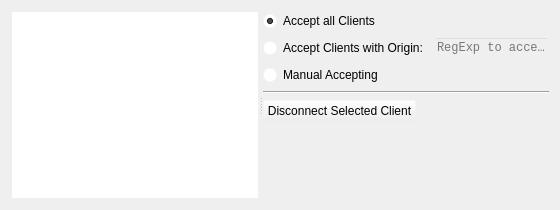
<?xml version="1.0" encoding="UTF-8"?>
<ui version="4.0">
 <class>ServerTab</class>
 <widget class="QWidget" name="ServerTab">
  <property name="geometry">
   <rect>
    <x>0</x>
    <y>0</y>
    <width>560</width>
    <height>210</height>
   </rect>
  </property>
  <property name="windowIcon">
   <iconset resource="qwstester_res.qrc">
    <normaloff>:/icons/server.ico</normaloff>:/icons/server.ico</iconset>
  </property>
  <layout class="QVBoxLayout" name="verticalLayout_2">
   <item>
    <widget class="QSplitter" name="splitter">
     <property name="palette">
      <palette>
       <active>
        <colorrole role="Window">
         <brush brushstyle="SolidPattern">
          <color alpha="0">
           <red>255</red>
           <green>255</green>
           <blue>255</blue>
          </color>
         </brush>
        </colorrole>
       </active>
       <inactive>
        <colorrole role="Window">
         <brush brushstyle="SolidPattern">
          <color alpha="0">
           <red>255</red>
           <green>255</green>
           <blue>255</blue>
          </color>
         </brush>
        </colorrole>
       </inactive>
       <disabled>
        <colorrole role="Window">
         <brush brushstyle="SolidPattern">
          <color alpha="0">
           <red>255</red>
           <green>255</green>
           <blue>255</blue>
          </color>
         </brush>
        </colorrole>
       </disabled>
      </palette>
     </property>
     <property name="autoFillBackground">
      <bool>true</bool>
     </property>
     <property name="orientation">
      <enum>Qt::Horizontal</enum>
     </property>
     <widget class="QListWidget" name="listWidget"/>
     <widget class="QWidget" name="layoutWidget">
      <layout class="QVBoxLayout" name="verticalLayout">
       <item>
        <widget class="QRadioButton" name="radioButton">
         <property name="text">
          <string>Accept all Clients</string>
         </property>
         <property name="checked">
          <bool>true</bool>
         </property>
        </widget>
       </item>
       <item>
        <layout class="QHBoxLayout" name="horizontalLayout">
         <item>
          <widget class="QRadioButton" name="radioButton_2">
           <property name="text">
            <string>Accept Clients with Origin:</string>
           </property>
          </widget>
         </item>
         <item>
          <widget class="QLineEdit" name="lineEdit">
           <property name="enabled">
            <bool>false</bool>
           </property>
           <property name="font">
            <font>
             <family>Courier New</family>
            </font>
           </property>
           <property name="placeholderText">
            <string>RegExp to accept</string>
           </property>
          </widget>
         </item>
        </layout>
       </item>
       <item>
        <widget class="QRadioButton" name="radioButton_3">
         <property name="text">
          <string>Manual Accepting</string>
         </property>
        </widget>
       </item>
       <item>
        <widget class="Line" name="line">
         <property name="orientation">
          <enum>Qt::Horizontal</enum>
         </property>
        </widget>
       </item>
       <item>
        <layout class="QHBoxLayout" name="horizontalLayout_2">
         <item>
          <widget class="QPushButton" name="pushButton">
           <property name="text">
            <string>Disconnect Selected Client</string>
           </property>
          </widget>
         </item>
         <item>
          <spacer name="horizontalSpacer">
           <property name="orientation">
            <enum>Qt::Horizontal</enum>
           </property>
           <property name="sizeHint" stdset="0">
            <size>
             <width>40</width>
             <height>20</height>
            </size>
           </property>
          </spacer>
         </item>
        </layout>
       </item>
       <item>
        <spacer name="verticalSpacer">
         <property name="orientation">
          <enum>Qt::Vertical</enum>
         </property>
         <property name="sizeHint" stdset="0">
          <size>
           <width>20</width>
           <height>40</height>
          </size>
         </property>
        </spacer>
       </item>
      </layout>
     </widget>
    </widget>
   </item>
  </layout>
 </widget>
 <resources>
  <include location="qwstester_res.qrc"/>
 </resources>
 <connections>
  <connection>
   <sender>radioButton_2</sender>
   <signal>toggled(bool)</signal>
   <receiver>lineEdit</receiver>
   <slot>setEnabled(bool)</slot>
   <hints>
    <hint type="sourcelabel">
     <x>368</x>
     <y>44</y>
    </hint>
    <hint type="destinationlabel">
     <x>501</x>
     <y>45</y>
    </hint>
   </hints>
  </connection>
 </connections>
</ui>
